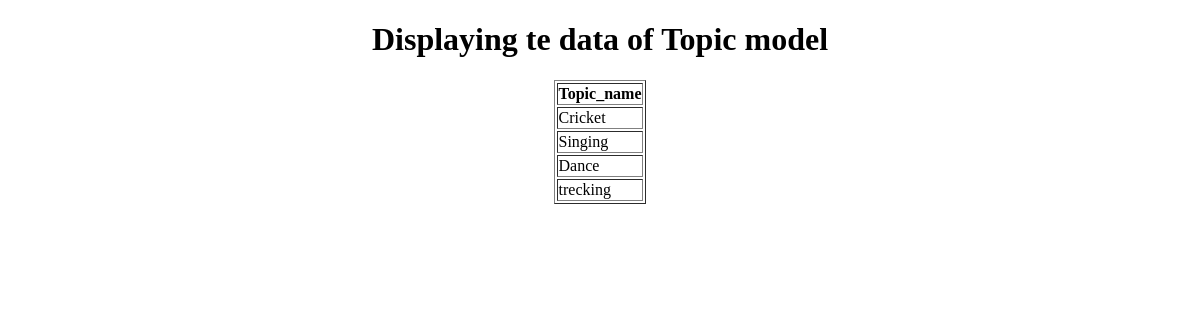
Page /display_topic/ on the earlier database version.
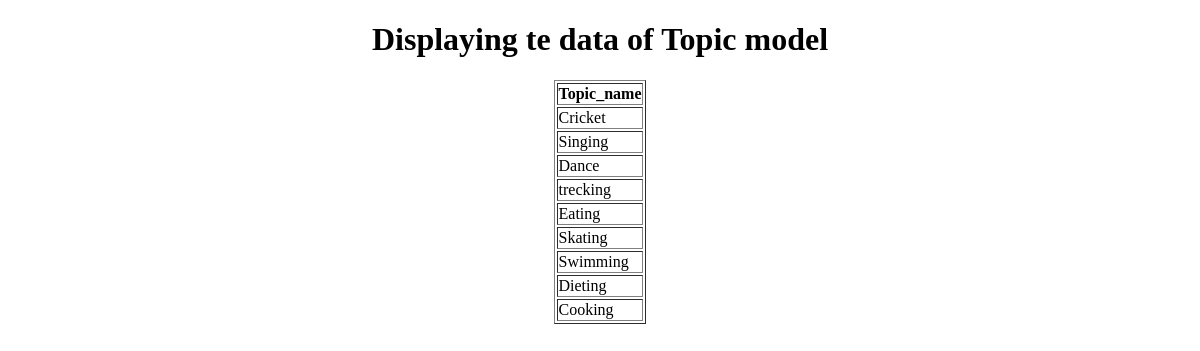
Same page on the later database version.
### app/models.py (models this page shows, shortened)
class Topic(models.Model):
    topic_name=models.CharField(max_length=50,primary_key=True)

### app/views.py (the view)
# urls.py: path('display_topic/',views.display_topic,name='display_topic'),
def display_topic(request):
    topics=Topic.objects.all()#['Danceobject','Skatingobject']
    return render(request,'display_topic.html',context={'topics':topics})

### templates/display_topic.html (shortened to what this page needs)
<!DOCTYPE html>
<html lang="en">
<head>
</head>
<body>
    <center>
        <h1>Displaying te data of Topic model</h1>
        <table border='1px'>
            <tr><th>Topic_name</th></tr>
            {% for topic in topics %}
                <tr><td>{{topic.topic_name}}</td></tr>
            {% endfor %}
        </table>
    </center>
</body>
</html>

Differences in the rows shown:
added Topic: topic_name "Eating"
added Topic: topic_name "Skating"
added Topic: topic_name "Swimming"
added Topic: topic_name "Dieting"
added Topic: topic_name "Cooking"
